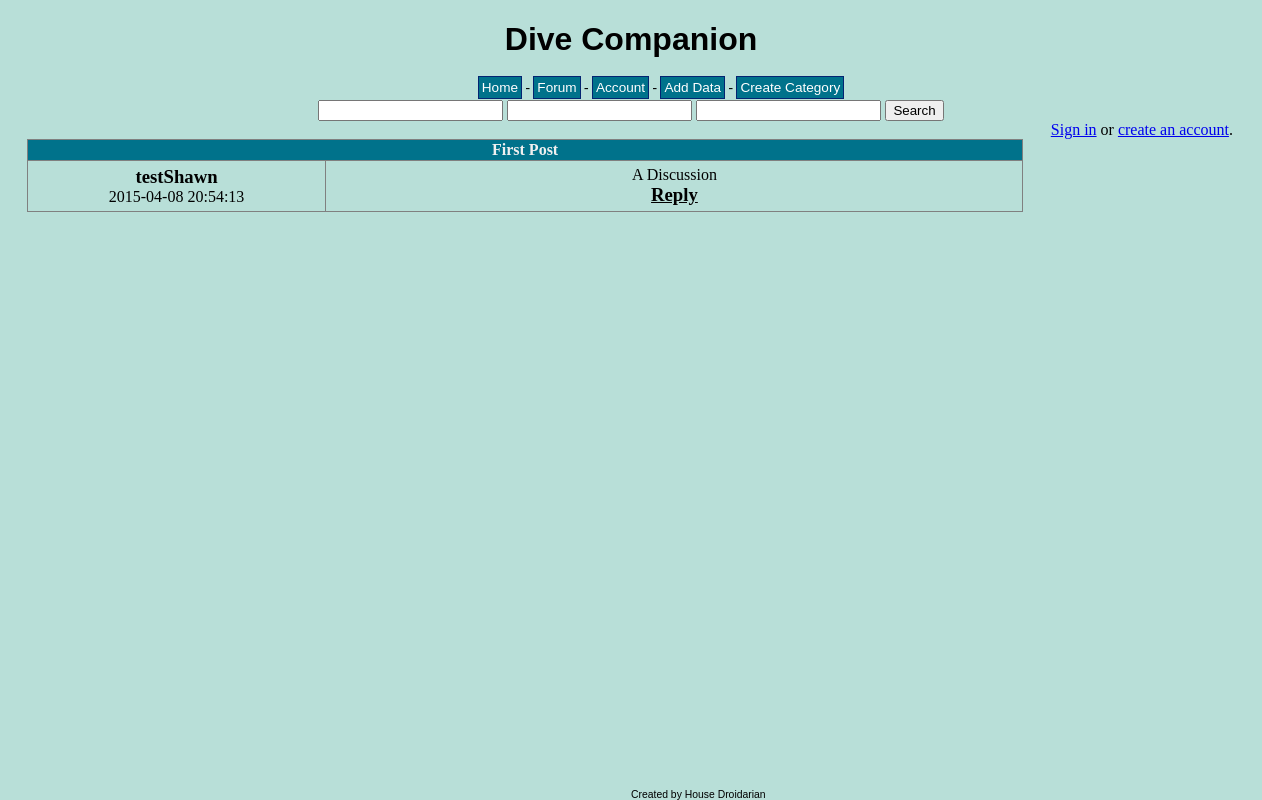
/forums/topic.php?id=2, run on the app's committed database.
### tables this page shows
CREATE TABLE IF NOT EXISTS `topics` (
  `topic_id` int(8) NOT NULL AUTO_INCREMENT,
  `topic_subject` varchar(255) NOT NULL,
  `topic_date` datetime NOT NULL,
  `topic_cat` int(8) NOT NULL,
  `topic_by` int(8) NOT NULL,
  PRIMARY KEY (`topic_id`),
  KEY `topic_cat` (`topic_cat`),
  KEY `topic_by` (`topic_by`)
);

CREATE TABLE IF NOT EXISTS `posts` (
  `post_id` int(8) NOT NULL AUTO_INCREMENT,
  `post_content` text NOT NULL,
  `post_date` datetime NOT NULL,
  `post_topic` int(8) NOT NULL,
  `post_by` int(8) NOT NULL,
  PRIMARY KEY (`post_id`),
  KEY `post_topic` (`post_topic`),
  KEY `post_by` (`post_by`)
);

CREATE TABLE IF NOT EXISTS `users` (
  `user_id` int(8) NOT NULL AUTO_INCREMENT,
  `user_name` varchar(30) NOT NULL,
  `user_pass` varchar(255) NOT NULL,
  `user_email` varchar(255) NOT NULL,
  `user_date` datetime NOT NULL,
  `user_level` int(8) NOT NULL,
  PRIMARY KEY (`user_id`),
  UNIQUE KEY `user_name_unique` (`user_name`)
);

### forums/topic.php (the view, shortened to what this page needs)
<?php
include '../header.php';
$conn = connect();
$escape = $conn->real_escape_string($_GET['id']);
$sql = "SELECT
			topic_id,
			topic_subject
		FROM
			topics
		WHERE
			topics.topic_id = '$escape'";
$result = $conn->query($sql);
if(!$result)
{
	echo 'The topic could not be displayed, please try again later.' . $conn->error;
}
else
{
	if($result->num_rows == 0)
	{
		echo 'This topic does not exist.';
	}
	else
	{
		$row = $result->fetch_assoc();
		echo '<table border="1">
			<tr>
				<th colspan="2"> ' . $row['topic_subject'] . ' </th>
			</tr>';
	$escape = $conn->real_escape_string($_GET['id']);
	$sql = "SELECT
				posts.post_id,
				posts.post_topic,
				posts.post_content,
				posts.post_date,
				posts.post_by,
				users.user_id,
				users.user_name
			FROM
				posts
			LEFT JOIN
				users
			ON
				posts.post_by = users.user_id
			WHERE
				posts.post_topic = '$escape'";
	$result = $conn->query($sql);
	if(!$result)
	{
		echo 'There are no posts in this topic.';
	}
	else
	{
		while($row = $result->fetch_assoc())
		{
			echo '<tr>';
				echo '<td class="rightpart">';
					echo '<h3>' . $row['user_name'] . '</h3>';
					echo $row['post_date'];
				echo '</td>';
				echo '<td class="leftpart">';
					echo $row['post_content'];
					echo '<h3><a href="reply.php?id=' . $row['post_id'] . '"> Reply </a></h3>';
				echo '</td>';
			echo '</tr>';
		}
	}
	echo '</table>';
	}
}
include '../footer.php';
?>

### style.css (style rules this page uses)
body { background-color: #b8dfd8; text-align: center; }
table { border-collapse: collapse; width: 100%; }
table a { color: #000; }
th { background-color: #00728B; color: #F0F0F0; }
td { padding: 5px; }
h3 { margin: 0; padding: 0; }
.leftpart { width: 70%; }
.rightpart { width: 30%; }

### data on the page
topics: topic_subject "First Post"
posts: post_by.user_name "testShawn", post_date "2015-04-08 20:54:13", post_content "A Discussion"
